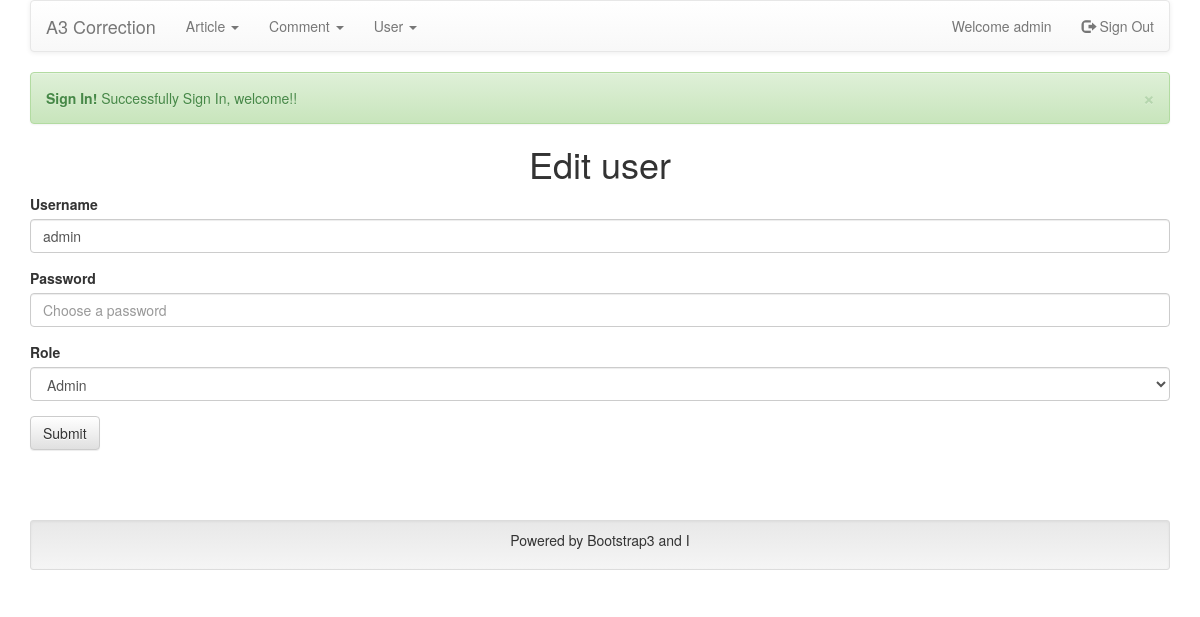
/admin-user-edit.php?id=2 (signed in), run on the app's committed database.
### tables this page shows
CREATE TABLE `user` (
  `id` int(10) unsigned NOT NULL AUTO_INCREMENT,
  `name` varchar(255) NOT NULL,
  `password` varchar(255) NOT NULL,
  `role` varchar(50) NOT NULL,
  PRIMARY KEY (`id`)
);

### admin-user-edit.php (called while the page is built, shortened)
<?php
require '_header.php';
if ($userSession->hasRole('ROLE_ADMIN')) {
    $id = (int) $_GET['id'];
    $userManager = new UserManager($pdo);
    $user = $userManager->find($id);
} else
    $headerRedirect = true;
include 'template/_header.php';
include 'template/edit-user.php';
include 'template/_footer.php';

### autoload.php (called while the page is built, shortened)
<?php
spl_autoload_register(function($className){
    $directories = array(
        'Class',
        'Entity',
    );
    foreach ($directories as $directory) {
        $fileName = $className.'.php';
        $path = $directory.'/'.$fileName;
        if (is_file($path)) {
            break;
        }
    }
});

### Class/UserSession.php (called while the page is built, shortened)
<?php
class UserSession
{
    protected $user;
    public function __construct()
    {
        $this->user = null;
    }
    public function isConnected()
    {
        if (!empty($_SESSION['connected']) && $_SESSION['connected'] == true)
            return true;
        else
            return false;
    }
    public function hasRole($role)
    {
        if ($this->isConnected()) {
            if ($this->user->getRole() === $role)
                return true;
            else
                return false;
        } else
            throw new Exception('user must be defined in session');
    }
    public function reloadSession()
    {
        if (!empty($_SESSION['connected']) && $_SESSION['connected'] === true && !empty($_SESSION['user']) && unserialize($_SESSION['user']) instanceof User)
            return $this->user = unserialize($_SESSION['user']);
        else
            return null;
    }
    public function getUser()
    {
        if ($this->isConnected())
            return $this->user;
        else
            return false;
    }
}

### _header.php (called while the page is built, shortened)
<?php
require 'autoload.php';
$userSession = new UserSession();

### Class/BaseManager.php (called while the page is built, shortened)
<?php
abstract class BaseManager
{
    public function __construct(\PDO $pdo)
    {
        $this->pdo = $pdo;
    }
}

### Entity/UserManager.php (called while the page is built, shortened)
<?php
class UserManager extends BaseManager
{
    public function find($id)
    {
        $sql = 'SELECT * FROM '.self::TABLE.' WHERE id = '.$this->pdo->quote($id, \PDO::PARAM_INT);
        $query = $this->pdo->query($sql);
        $result = $query->fetch(\PDO::FETCH_ASSOC);
        return new User($result);
    }
}

### Entity/User.php (called while the page is built, shortened)
<?php
class User extends BaseHydrate
{
    private $name;
    private $role;
    public function setName($name)
    {
        if (is_string($name))
            $this->name = $name;
        else
            throw new Exception('$name must be a string!');
    }
    public function getName()
    {
        return $this->name;
    }
    public function setRole($role)
    {
        if (is_string($role))
            $this->role = $role;
        else
            throw new Exception('$role must be a string!');
    }
    public function getRole()
    {
        return $this->role;
    }
    public static function isPasswordHashed($password)
    {
        if (strlen($password) == 40)
            return true;
        else
            return false;
    }
}

### Class/BaseHydrate.php (called while the page is built, shortened)
<?php
abstract class BaseHydrate
{
    protected function hydrate(array $data)
    {
        foreach($data as $attribute => $value) {
            $method = 'set'.ucfirst($attribute);
        }
    }
}

### template/edit-user.php (the view, shortened to what this page needs)
<h1>Edit user</h1>
<form action="" method="post" role="form" xmlns="http://www.w3.org/1999/html">
    <div class="form-group">
        <label for="username">Username</label>
        <input type="text" class="form-control" id="username" name="username" placeholder="Choose a username" value="<?= $user->getName(); ?>" required>
    </div>
    <div class="form-group">
        <label for="password">Password</label>
        <input type="password" class="form-control" id="password" name="password" placeholder="Choose a password" required>
    </div>
    <div class="form-group">
        <label for="role">Role</label>
        <select id="role" name="role" class="form-control">
            <option value="ROLE_ADMIN" <?php if ('ROLE_ADMIN' === $user->getRole()) echo "selected"; ?>>Admin</option>
        </select>
    </div>
    <input type="submit" name="submit" class="btn btn-default" value="Submit">
</form>

### template/_header.php (shortened to what this page needs)
<!DOCTYPE html>
<html>
<head>
    <link href="template/css/bootstrap.min.css" rel="stylesheet" type="text/css">
    <link href="template/css/bootstrap-theme.min.css" rel="stylesheet" type="text/css">
    <link href="template/css/style.css" rel="stylesheet" type="text/css">
</head>
<body>
    <div class="container">
        <nav class="navbar navbar-default" role="navigation">
            <div class="navbar-header">
                <a class="navbar-brand" href="#">A3 Correction</a>
            </div>
            <div class="collapse navbar-collapse" id="bs-example-navbar-collapse-1">
                <ul class="nav navbar-nav">
                    <?php if ($userSession->isConnected()) { ?>
                        <?php if ($userSession->hasRole('ROLE_ADMIN')) { ?>
                            <li class="dropdown">
                                <a href="#" class="dropdown-toggle" data-toggle="dropdown">Article <b class="caret"></b></a>
                            </li>
                            <li class="dropdown">
                                <a href="#" class="dropdown-toggle" data-toggle="dropdown">Comment <b class="caret"></b></a>
                            </li>
                            <li class="dropdown">
                                <a href="#" class="dropdown-toggle" data-toggle="dropdown">User <b class="caret"></b></a>
                            </li>
                        <?php } else { ?>
                            <li><a href="index.php">Articles</a></li>
                            <li><a href="admin-comment-add.php">Add a comment</a></li>
                        <?php } ?>
                    <?php } else { ?>
                        <li><a href="index.php">Homepage</a></li>
                    <?php } ?>
                </ul>
                <ul class="nav navbar-nav navbar-right">
                    <?php if (!$userSession->isConnected()): ?>
                        <li><a href="sign-up.php"><span class="glyphicon glyphicon-user"></span> Sign Up</a></li>
                        <li><a href="sign-in.php"><span class="glyphicon glyphicon-log-in"></span> Sign In</a></li>
                    <?php else: ?>
                        <li><a href="#">Welcome <?= $userSession->getUser()->getName(); ?></a></li>
                        <li><a href="sign-out.php"><span class="glyphicon glyphicon-log-out"></span> Sign Out</a></li>
                    <?php endif; ?>
                </ul>
            </div>
        </nav>
        <?php
            if (!empty($_SESSION['flash_messages'])) {
                foreach ($_SESSION['flash_messages'] as $key => $flash_message) {
                ?>
                    <div class="alert alert-<?= $flash_message['type'] ?> alert-dismissable">
                        <button type="button" class="close" data-dismiss="alert" aria-hidden="true">&times;</button>
                        <?php if (!empty($flash_message['title'])) { ?>
                            <strong><?= $flash_message['title']; ?></strong>
                            <?= $flash_message['msg']; ?>
                        <?php } ?>
                    </div>
                <?php
                }
            }
        ?>

### template/css/style.css (style rules this page uses)
h1, h2 { text-align: center; }

### data on the page
user: name "admin", username "admin", role "Admin"

### other printed values
$flash_message['title'] "Sign In!"
$flash_message['msg'] "Successfully Sign In, welcome!!"
